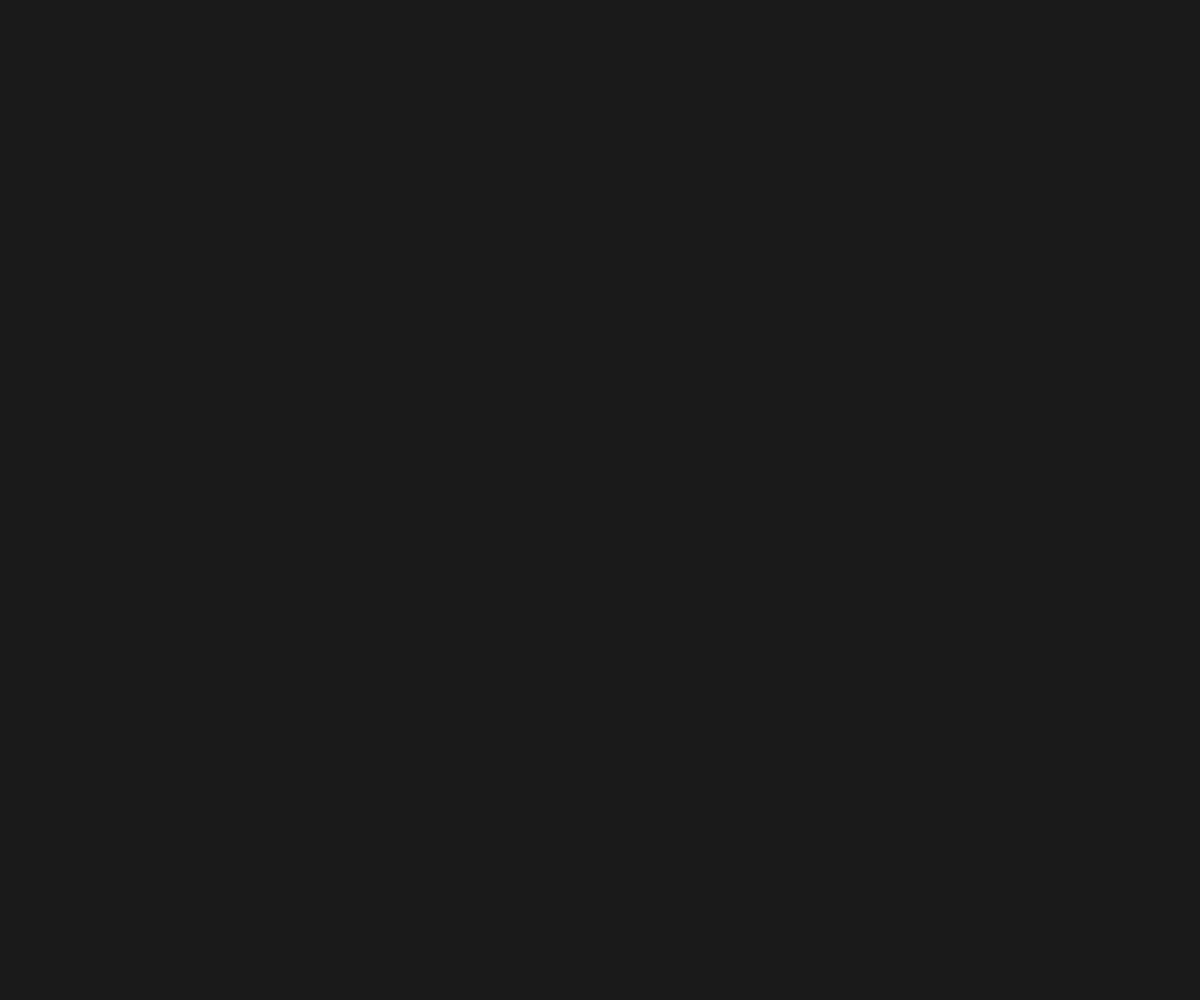
Frame 1 (no input)
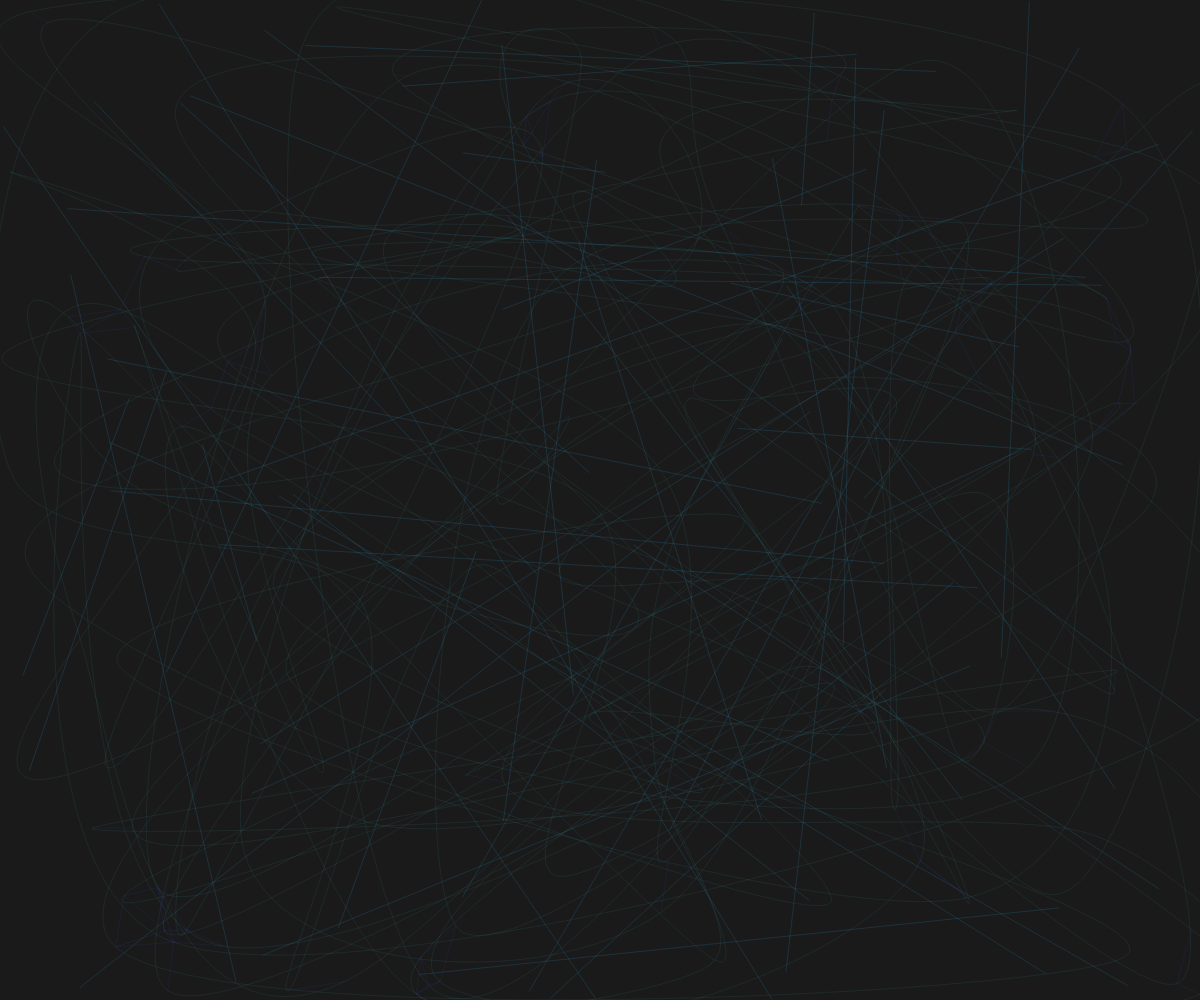
Frame 60 (no input)
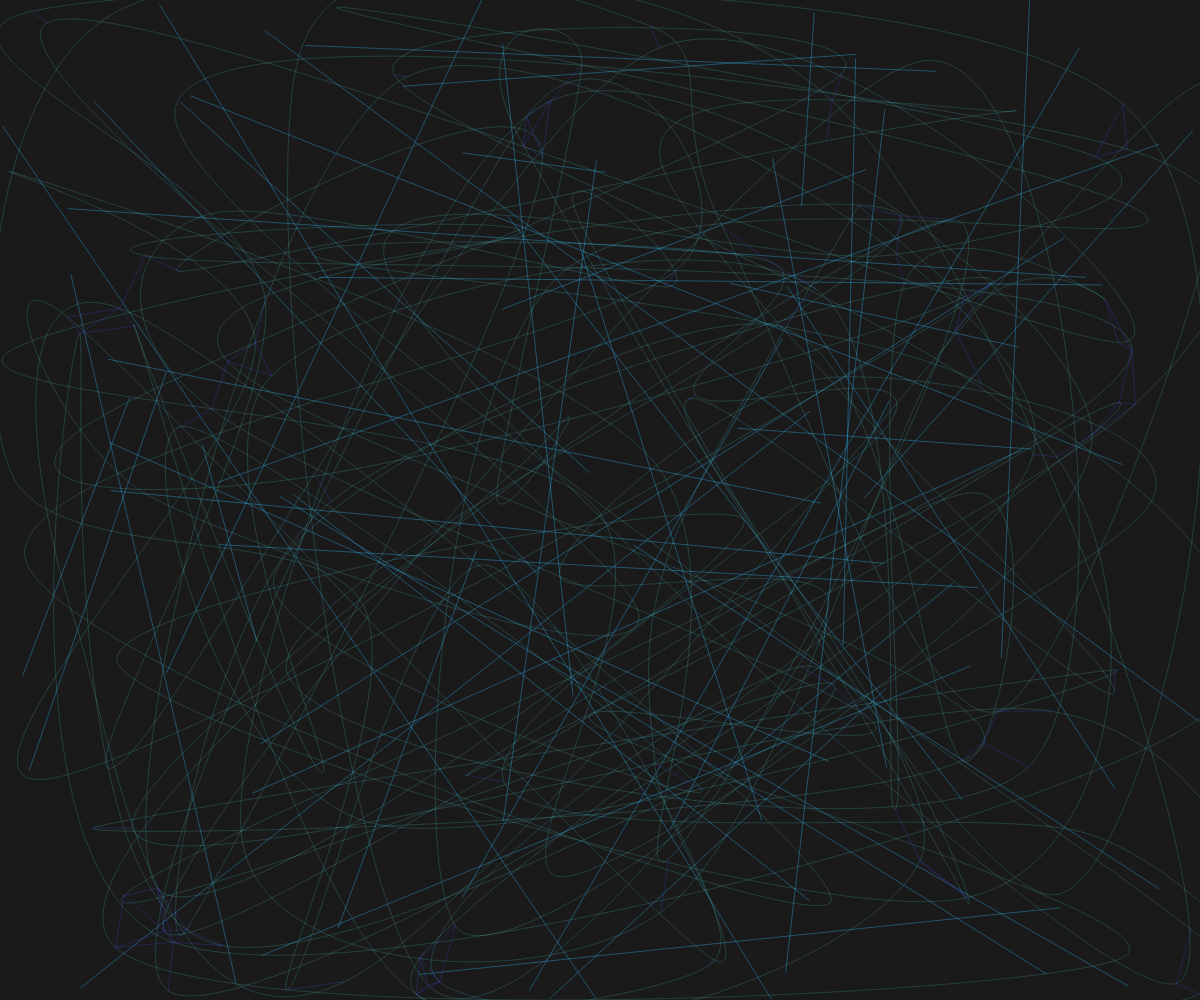
Frame 120 (the mouse pressed at the canvas centre since frame 60)

The p5.js sketch that drew these frames (run headless with seeded random() and noise() and a simulated clock; from frame 60 on, the mouse is pressed at the canvas centre):

// p5.js sketch
// ── sketch.js
let particles = [];
let springs = [];
let tensionLines = [];
let time = 0;

function setup() {
  createCanvas(windowWidth, windowHeight);
  colorMode(HSB, 360, 100, 100, 1);

  // Create initial particles in a lattice pattern
  for (let i = 0; i < 150; i++) {
    let x = random(width);
    let y = random(height);
    let vx = random(-0.5, 0.5);
    let vy = random(-0.5, 0.5);
    particles.push({ x, y, vx, vy, prevX: x, prevY: y });
  }

  // Create springs between nearby particles
  for (let i = 0; i < particles.length; i++) {
    for (let j = i + 1; j < particles.length; j++) {
      let dx = particles[i].x - particles[j].x;
      let dy = particles[i].y - particles[j].y;
      let distance = sqrt(dx * dx + dy * dy);
      if (distance < 80) {
        springs.push({ i, j, restLength: distance });
      }
    }
  }

  // Initialize tension lines
  for (let i = 0; i < 50; i++) {
    tensionLines.push({
      x1: random(width),
      y1: random(height),
      x2: random(width),
      y2: random(height),
      strength: random(0.5, 1)
    });
  }
}

function draw() {
  background(0, 0, 10);
  time += 0.01;

  // Update particles with spring forces
  for (let i = 0; i < springs.length; i++) {
    let s = springs[i];
    let p1 = particles[s.i];
    let p2 = particles[s.j];
    let dx = p2.x - p1.x;
    let dy = p2.y - p1.y;
    let distance = sqrt(dx * dx + dy * dy);
    if (distance > 0) {
      let force = (distance - s.restLength) * 0.05;
      let tx = dx / distance * force;
      let ty = dy / distance * force;
      p1.vx += tx;
      p1.vy += ty;
      p2.vx -= tx;
      p2.vy -= ty;
    }
  }

  // Apply forces and update positions
  for (let i = 0; i < particles.length; i++) {
    let p = particles[i];
    p.prevX = p.x;
    p.prevY = p.y;
    p.x += p.vx;
    p.y += p.vy;

    // Boundary damping
    if (p.x < 0 || p.x > width) p.vx *= -0.8;
    if (p.y < 0 || p.y > height) p.vy *= -0.8;

    // Slow down particles
    p.vx *= 0.95;
    p.vy *= 0.95;
  }

  // Draw tension lines with dynamic strength
  stroke(200, 80, 100, 0.6);
  noFill();
  beginShape(LINES);
  for (let i = 0; i < tensionLines.length; i++) {
    let t = tensionLines[i];
    let dx = t.x2 - t.x1;
    let dy = t.y2 - t.y1;
    let distance = sqrt(dx * dx + dy * dy);
    let strength = t.strength * (0.5 + 0.5 * sin(time + i));
    strokeWeight(strength * 2);

    // Update tension line positions
    t.x1 += (random(-1, 1) * 0.1) * strength;
    t.y1 += (random(-1, 1) * 0.1) * strength;
    t.x2 += (random(-1, 1) * 0.1) * strength;
    t.y2 += (random(-1, 1) * 0.1) * strength;

    vertex(t.x1, t.y1);
    vertex(t.x2, t.y2);
  }
  endShape();

  // Draw globular splines using particle positions
  stroke(180, 60, 90, 0.3);
  noFill();
  beginShape();
  for (let i = 0; i < particles.length; i++) {
    let p = particles[i];
    if (i === 0) {
      curveVertex(p.x, p.y);
    } else if (i === particles.length - 1) {
      curveVertex(p.x, p.y);
    } else {
      curveVertex(p.x, p.y);
    }
  }
  endShape(CLOSE);

  // Draw crystalline lattice lines
  stroke(240, 70, 95, 0.4);
  noFill();
  beginShape(LINES);
  for (let i = 0; i < particles.length; i++) {
    for (let j = i + 1; j < particles.length; j++) {
      let dx = particles[i].x - particles[j].x;
      let dy = particles[i].y - particles[j].y;
      let distance = sqrt(dx * dx + dy * dy);
      if (distance < 60) {
        vertex(particles[i].x, particles[i].y);
        vertex(particles[j].x, particles[j].y);
      }
    }
  }
  endShape();
}
